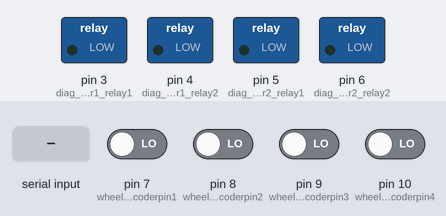
Bench run of a sketch on a simulated Arduino Uno, built with avr-gcc and run on an emulated ATmega328P. On the bench: switched loads named in the sketch (green lamp = pin HIGH). The test bench sets the inputs (shaded band); at power-on: pin 7 (wheel1_encoderpin1), pin 8 (wheel1_encoderpin2), pin 9 (wheel1_encoderpin3), pin 10 (wheel1_encoderpin4) LOW.

Above: at 1.2 s.
1.3 s: "f" received over Serial
At 1.8 s:
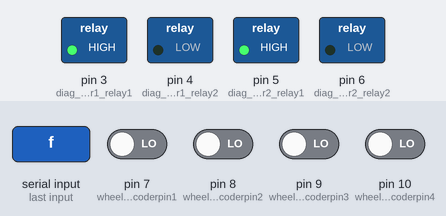
2.8 s: "b" received over Serial
At 4.0 s:
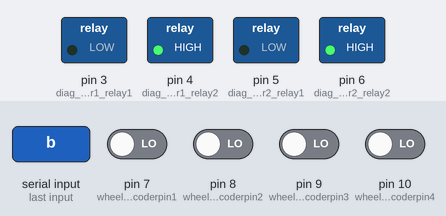
4.3 s: "0" received over Serial
At 5.3 s:
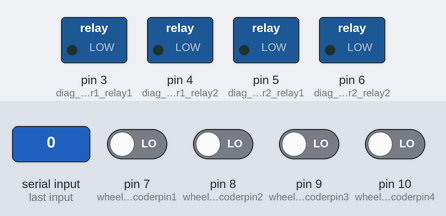
Timing chart, 0 to 7.3 s (numbered marks = the images above; inputs shaded):
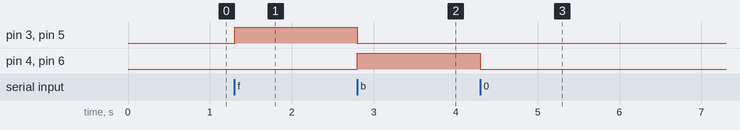

Measured:
- after the input at 1.3 s, pin 3 (diag_motor1_relay1), pin 5 (diag_motor2_relay1): LOW → HIGH at once
- after the input at 2.8 s, pin 3 (diag_motor1_relay1), pin 5 (diag_motor2_relay1): HIGH → LOW at once; pin 4 (diag_motor1_relay2), pin 6 (diag_motor2_relay2): LOW → HIGH at once
- after the input at 4.3 s, pin 4 (diag_motor1_relay2), pin 6 (diag_motor2_relay2): HIGH → LOW at once

The sketch:

omni-robot.ino
```cpp
#include <Arduino.h>
//These are the pins to control the relays that control the two motors on diagonals
#define diag_motor1_relay1 3
#define diag_motor1_relay2 4
#define diag_motor2_relay1 5
#define diag_motor2_relay2 6

//encoder in wheel1
#define wheel1_encoderpin1 7
#define wheel1_encoderpin2 8
#define wheel1_encoderpin3 9
#define wheel1_encoderpin4 10
//encoder in wheel2
#define wheel2_encoderpin1 7
#define wheel2_encoderpin2 8
#define wheel2_encoderpin3 9
#define wheel2_encoderpin4 10
//encoder in wheel3
#define wheel3_encoderpin1 7
#define wheel3_encoderpin2 8
#define wheel3_encoderpin3 9
#define wheel3_encoderpin4 10
//encoder in wheel2
#define wheel4_encoderpin1 7
#define wheel4_encoderpin2 8
#define wheel4_encoderpin3 9
#define wheel4_encoderpin4 10

//These are the pins to control the relays that control the two motors on diagonals
#define steering_motor1_relay1 11
#define steering_motor1_relay2 12

#define steering_motor2_relay1 13
#define steering_motor2_relay2 14

#define steering_motor3_relay1 15
#define steering_motor3_relay2 16

#define steering_motor4_relay1 17
#define steering_motor4_relay2 18
int wheelposition = 0, wheel2position=0, wheel3position=0, wheel4position=0 ;

/* encoder data
-----------------
1001: -90 degree
0110: -45 degree
0101: 0 degree
1001: 90 degree
*/

//function to move the robot forward
void forward()
{
  digitalWrite(diag_motor1_relay1, HIGH);
  digitalWrite(diag_motor2_relay1, HIGH);
  digitalWrite(diag_motor1_relay2, LOW);
  digitalWrite(diag_motor2_relay2, LOW);
}
//function to move the robot backward
void backward()
{
  digitalWrite(diag_motor1_relay1, LOW);
  digitalWrite(diag_motor2_relay1, LOW);
  digitalWrite(diag_motor1_relay2, HIGH);
  digitalWrite(diag_motor2_relay2, HIGH);
}
//function to brake the vehicle when no command is given
void brake()
{
  digitalWrite(diag_motor1_relay1, LOW);
  digitalWrite(diag_motor2_relay1, LOW);
  digitalWrite(diag_motor1_relay2, LOW);
  digitalWrite(diag_motor2_relay2, LOW);
}

/*function to rotate the steering motor in wheels clockwise
parameters: pins where the relay for controlling motors are connected
*/
void rotate_clockwise(int steerrelay1, int steerrelay2)
{
  digitalWrite(steerrelay1, HIGH);
  digitalWrite(steerrelay2, LOW);
}
/*function to rotate the steering motor in wheels anti-clockwise
parameters: pins where the relay for controlling motors are connected
*/
void rotate_anticlockwise(int steerrelay1, int steerrelay2)
{
  digitalWrite(steerrelay1, LOW);
  digitalWrite(steerrelay2, HIGH);
}
/*function to stop rotating the steering motor in wheels
parameters: pins where the relay for controlling motors are connected
*/
void stop_rotate(int steerrelay1, int steerrelay2)
{
  digitalWrite(steerrelay1, LOW);
  digitalWrite(steerrelay2, LOW);
}

/*function to find the position in degrees(parameters: pinnumbers where enoder is connected)
procedure:
1. Senses the data from encoder using 4 pins
2. returns the position in degrees by checking the bit pattern
Parameters: encoder pins
*/
int find_degree(int encoder_pin1,int encoder_pin2,int encoder_pin3, int encoder_pin4)
{
  int encoderdata1, encoderdata2, encoderdata3, encoderdata4;
  encoderdata1 = digitalRead(encoder_pin1);
  encoderdata2 = digitalRead(encoder_pin2);
  encoderdata3 = digitalRead(encoder_pin3);
  encoderdata4 = digitalRead(encoder_pin4);
  if (encoderdata1 == 1 && encoderdata2 == 0 && encoderdata3 == 0 && encoderdata4 == 1)
  {
    return 90;
  }
  if (encoderdata1 == 0 && encoderdata2 == 1 && encoderdata3 == 1 && encoderdata4 == 0)
  {
    return -45;
  }
  if (encoderdata1 == 0 && encoderdata2 == 1 && encoderdata3 == 0 && encoderdata4 == 1)
  {
    return 0;
  }
  if (encoderdata1 == 1 && encoderdata2 == 0 && encoderdata3 == 1 && encoderdata4 == 0)
  {
    return 45;
  }
  if (encoderdata1 == 1 && encoderdata2 == 0 && encoderdata3 == 1 && encoderdata4 == 1)
  {
    return -90;
  }
}
/*Function to set the wheel at desired position
Procedures:
1. Senses the position using find_degree function in degrees
2. Rotates the motor clockwise if position is lesser than given angle till it reaches desired position
3. Rotates the motor anti-clockwise if position is greater than given angle till it reaches desired position
Parameters: required angle, encoder pins, steering pins
*/
void set_motor_at_position(int data, int wheel_encoder1, int wheel_encoder2, int wheel_encoder3, int wheel_encoder4, int steer_rl1, int steer_rl2)
{
      int wheelposition = find_degree(wheel_encoder1,wheel_encoder2,wheel_encoder3,wheel_encoder4);

      if (wheelposition < data)
      {
        while(1)
        {
          wheelposition = find_degree(wheel_encoder1,wheel_encoder2,wheel_encoder3,wheel_encoder4);
          rotate_clockwise(steer_rl1,steer_rl2);
          if (wheelposition==data)
          {
            stop_rotate(steer_rl1,steer_rl2);
            break;
          }
        }
      }
      else if (wheelposition > data)
      {
      while(1)
        {
          wheelposition = find_degree(wheel_encoder1,wheel_encoder2,wheel_encoder3,wheel_encoder4);
          rotate_anticlockwise(steer_rl1,steer_rl2);
          if (wheelposition==data)
          {
            stop_rotate(steer_rl1,steer_rl2);
            break;
          }
        }
      }
}


void setup()
{
  Serial.begin(19200);
  pinMode(diag_motor1_relay1, OUTPUT);
  pinMode(diag_motor1_relay2, OUTPUT);
  pinMode(diag_motor2_relay1, OUTPUT);
  pinMode(diag_motor2_relay2, OUTPUT);
  pinMode(wheel1_encoderpin1, INPUT);
  pinMode(wheel1_encoderpin2, INPUT);
  pinMode(wheel1_encoderpin3, INPUT);
  pinMode(wheel1_encoderpin4, INPUT);
}
void loop()
{
  if (Serial.available())
  // if text arrived in from BT serial
  {
    int data = (Serial.read()); //it will be read and
    if (data == 'f')
    {
      forward();
    }
    else if (data == 'b')
    {
      backward();
    }
    else
    {
      brake();
    }
    if (data == '90' || data == '45' || data == '-45' || data == '0' || data == '-90')
    {
      //Below functionscalls sets the positions of wheels one by one to the given value of degree
      set_motor_at_position(data,wheel1_encoderpin1,wheel1_encoderpin2,wheel1_encoderpin3,wheel1_encoderpin4,steering_motor1_relay2,steering_motor1_relay2);
      set_motor_at_position(data,wheel2_encoderpin1,wheel2_encoderpin2,wheel2_encoderpin3,wheel2_encoderpin4,steering_motor2_relay2,steering_motor2_relay2);
      set_motor_at_position(data,wheel3_encoderpin1,wheel3_encoderpin2,wheel3_encoderpin3,wheel3_encoderpin4,steering_motor3_relay2,steering_motor3_relay2);
      set_motor_at_position(data,wheel4_encoderpin1,wheel4_encoderpin2,wheel4_encoderpin3,wheel4_encoderpin4,steering_motor4_relay2,steering_motor4_relay2);
    }
  }
}
```
